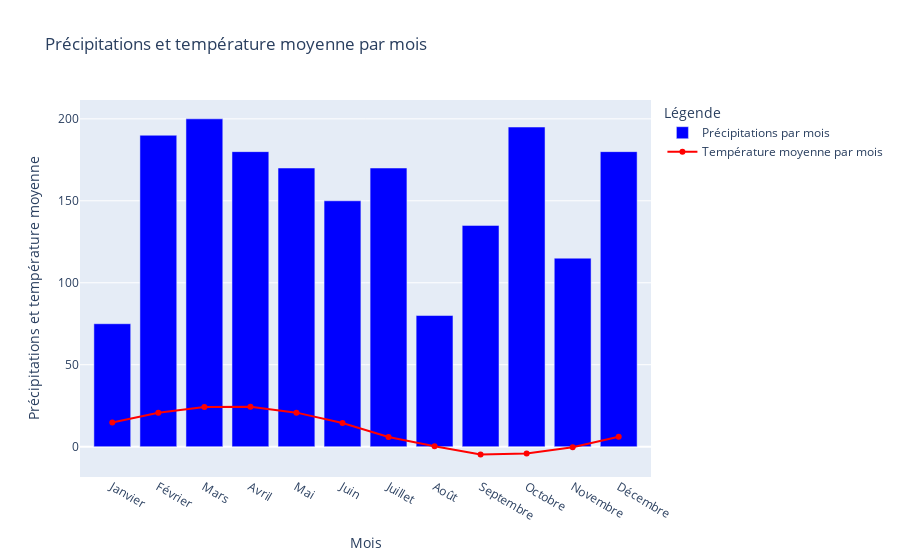

The notebook cell saved with this chart:
### Code cell
import plotly.express as px
import plotly.graph_objects as go
import plotly.subplots as sp

strong_threshold = 160

fig = go.Figure(data=[
	go.Bar(x=label_month, y=total_precipitation, marker_color="blue", name="Précipitations par mois"),
    go.Line(x=label_month, y=mean_temp_month, marker_color="red", name="Température moyenne par mois"),
], layout_title_text="Précipitations et température moyenne par mois", layout_xaxis_title="Mois", layout_yaxis_title="Précipitations et température moyenne", layout_legend_title="Légende")


fig.show()

### Figure 1 — Plotly figure (JSON) as saved in the notebook; plotly's stock layout.template omitted (floating-point values rounded to 4 significant figures)
{"data": [{"marker": {"color": "blue"}, "name": "Précipitations par mois", "type": "bar", "x": ["Janvier", "Février", "Mars", "Avril", "Mai", "Juin", "Juillet", "Août", "Septembre", "Octobre", "Novembre", "Décembre"], "y": [75, 190, 200, 180, 170, 150, 170, 80, 135, 195, 115, 180]}, {"marker": {"color": "red"}, "name": "Température moyenne par mois", "type": "scatter", "x": ["Janvier", "Février", "Mars", "Avril", "Mai", "Juin", "Juillet", "Août", "Septembre", "Octobre", "Novembre", "Décembre"], "y": [14.76, 20.64, 24.18, 24.35, 20.75, 14.42, 5.939, 0.1943, -4.73, -4.177, -0.3963, 6.065]}], "layout": {"legend": {"title": {"text": "Légende"}}, "title": {"text": "Précipitations et température moyenne par mois"}, "xaxis": {"title": {"text": "Mois"}}, "yaxis": {"title": {"text": "Précipitations et température moyenne"}}}}
